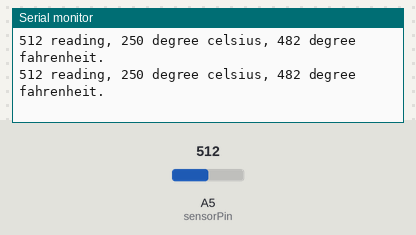
Bench run of a sketch on a simulated Arduino Uno, built with avr-gcc and run on an emulated ATmega328P. Shown: the last lines printed to the serial monitor. The test bench sets the inputs (shaded band); at power-on: A5 (sensorPin) = 512.

Above: at 1.2 s.
1.3 s: A5 (sensorPin) set to 716
At 2.4 s:
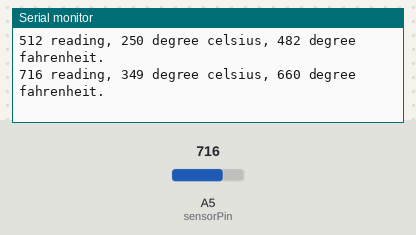
2.8 s: A5 (sensorPin) set to 900
At 3.8 s:
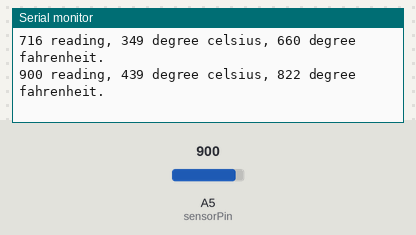
Timing chart, 0 to 5.8 s (numbered marks = the images above; inputs shaded):
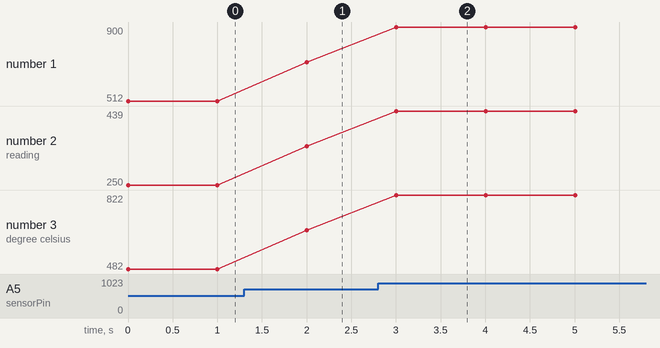

The sketch:

temp_sensor.ino
```cpp
// Analog pin.
int sensorPin = 5;
// Temperature variables.
int centigrade = 0;
int fahrenheit = 0;


void setup()
{
  // Start serial communication.
  Serial.begin(9600);

}

void loop()
{
  // Converts reading to temperature in centigrade.
  centigrade = ( 5.0 * analogRead(sensorPin) * 100.0) / 1024.0;
  // Converts to temperature in fahrenheit.
  fahrenheit = (centigrade * 9)/ 5 + 32;

  // Sends to serial port.
  Serial.print(analogRead(sensorPin),DEC);
  Serial.print(" reading, ");
  Serial.print(centigrade,DEC);
  Serial.print(" degree celsius, ");
  Serial.print(fahrenheit,DEC);
  Serial.println(" degree fahrenheit.");

  delay(1000);
}
```

Measured:
- after the input at 1.3 s, the serial monitor: prints a new line after 0.70 s (image 1)
- after the input at 2.8 s, the serial monitor: prints a new line after 0.20 s (image 2)
- plotted number 1: 512 → 716 after the input at 1.3 s, 716 → 900 after the input at 2.8 s
- plotted number 2: 250 → 349 after the input at 1.3 s, 349 → 439 after the input at 2.8 s
- plotted number 3: 482 → 660 after the input at 1.3 s, 660 → 822 after the input at 2.8 s
